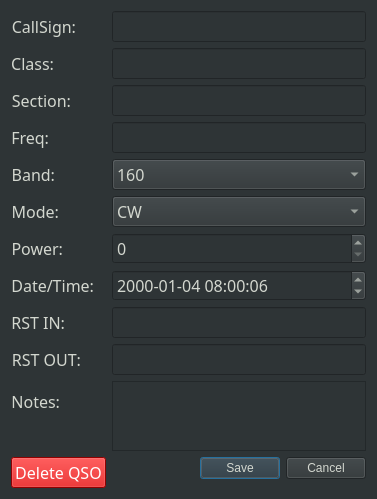
<?xml version="1.0" encoding="UTF-8"?>
<ui version="4.0">
 <class>Dialog</class>
 <widget class="QDialog" name="Dialog">
  <property name="geometry">
   <rect>
    <x>0</x>
    <y>0</y>
    <width>377</width>
    <height>348</height>
   </rect>
  </property>
  <property name="windowTitle">
   <string>Edit QSO</string>
  </property>
  <property name="styleSheet">
   <string notr="true">background-color: rgb(46, 52, 54);
color: rgb(211, 215, 207);</string>
  </property>
  <layout class="QFormLayout" name="formLayout">
   <property name="sizeConstraint">
    <enum>QLayout::SetDefaultConstraint</enum>
   </property>
   <item row="0" column="0">
    <widget class="QLabel" name="label">
     <property name="font">
      <font>
       <family>JetBrains Mono</family>
       <pointsize>12</pointsize>
       <bold>false</bold>
      </font>
     </property>
     <property name="text">
      <string>CallSign:</string>
     </property>
     <property name="alignment">
      <set>Qt::AlignRight|Qt::AlignTrailing|Qt::AlignVCenter</set>
     </property>
    </widget>
   </item>
   <item row="0" column="1">
    <widget class="QLineEdit" name="editCallsign">
     <property name="font">
      <font>
       <family>JetBrains Mono</family>
       <pointsize>12</pointsize>
       <bold>false</bold>
      </font>
     </property>
     <property name="maxLength">
      <number>14</number>
     </property>
    </widget>
   </item>
   <item row="1" column="0">
    <widget class="QLabel" name="label_2">
     <property name="font">
      <font>
       <family>JetBrains Mono</family>
       <pointsize>12</pointsize>
       <bold>false</bold>
      </font>
     </property>
     <property name="text">
      <string>Class:</string>
     </property>
     <property name="alignment">
      <set>Qt::AlignRight|Qt::AlignTrailing|Qt::AlignVCenter</set>
     </property>
    </widget>
   </item>
   <item row="6" column="1">
    <widget class="QComboBox" name="editBand">
     <property name="font">
      <font>
       <family>JetBrains Mono</family>
       <pointsize>12</pointsize>
       <bold>false</bold>
      </font>
     </property>
     <item>
      <property name="text">
       <string>160</string>
      </property>
     </item>
     <item>
      <property name="text">
       <string>80</string>
      </property>
     </item>
     <item>
      <property name="text">
       <string>60</string>
      </property>
     </item>
     <item>
      <property name="text">
       <string>40</string>
      </property>
     </item>
     <item>
      <property name="text">
       <string>20</string>
      </property>
     </item>
     <item>
      <property name="text">
       <string>15</string>
      </property>
     </item>
     <item>
      <property name="text">
       <string>10</string>
      </property>
     </item>
     <item>
      <property name="text">
       <string>6</string>
      </property>
     </item>
     <item>
      <property name="text">
       <string>2</string>
      </property>
     </item>
    </widget>
   </item>
   <item row="7" column="1">
    <widget class="QComboBox" name="editMode">
     <property name="font">
      <font>
       <family>JetBrains Mono</family>
       <pointsize>12</pointsize>
       <bold>false</bold>
      </font>
     </property>
     <item>
      <property name="text">
       <string>CW</string>
      </property>
     </item>
     <item>
      <property name="text">
       <string>PH</string>
      </property>
     </item>
     <item>
      <property name="text">
       <string>DI</string>
      </property>
     </item>
    </widget>
   </item>
   <item row="8" column="1">
    <widget class="QSpinBox" name="editPower">
     <property name="font">
      <font>
       <family>JetBrains Mono</family>
       <pointsize>12</pointsize>
       <bold>false</bold>
      </font>
     </property>
     <property name="buttonSymbols">
      <enum>QAbstractSpinBox::UpDownArrows</enum>
     </property>
     <property name="maximum">
      <number>1500</number>
     </property>
    </widget>
   </item>
   <item row="9" column="1">
    <widget class="QDateTimeEdit" name="editDateTime">
     <property name="font">
      <font>
       <family>JetBrains Mono</family>
       <pointsize>12</pointsize>
       <bold>false</bold>
      </font>
     </property>
     <property name="dateTime">
      <datetime>
       <hour>8</hour>
       <minute>0</minute>
       <second>6</second>
       <year>2000</year>
       <month>1</month>
       <day>4</day>
      </datetime>
     </property>
     <property name="currentSection">
      <enum>QDateTimeEdit::YearSection</enum>
     </property>
     <property name="displayFormat">
      <string>yyyy-MM-dd hh:mm:ss</string>
     </property>
     <property name="timeSpec">
      <enum>Qt::UTC</enum>
     </property>
    </widget>
   </item>
   <!-- RST In Row 10 -->>
  <item row="10" column="1">
    <widget class="QLineEdit" name="editRstIn">
     <property name="font">
      <font>
       <family>JetBrains Mono</family>
       <pointsize>12</pointsize>
       <bold>false</bold>
      </font>
     </property>
     <property name="maxLength">
      <number>4</number>
     </property>
    </widget>
   </item>
  <item row="11" column="1">
    <widget class="QLineEdit" name="editRstOut">
     <property name="font">
      <font>
       <family>JetBrains Mono</family>
       <pointsize>12</pointsize>
       <bold>false</bold>
      </font>
     </property>
     <property name="maxLength">
      <number>4</number>
     </property>
    </widget>
   </item>
   <item row="12" column="1">
      <widget class="QTextEdit" name="editNotes">
        <property name="font">
        <font>
          <family>JetBrains Mono</family>
          <pointsize>9</pointsize>
        </font>
        </property>
        <property name="focusPolicy">
        <enum>Qt::ClickFocus</enum>
        </property>
        <property name="readOnly">
        <bool>false</bool>
        </property>
      </widget>
      </item>
   <item row="1" column="1">
    <widget class="QLineEdit" name="editClass">
     <property name="font">
      <font>
       <family>JetBrains Mono</family>
       <pointsize>12</pointsize>
       <bold>false</bold>
      </font>
     </property>
     <property name="maxLength">
      <number>4</number>
     </property>
    </widget>
   </item>
   <item row="2" column="1">
    <widget class="QLineEdit" name="editSection">
     <property name="font">
      <font>
       <family>JetBrains Mono</family>
       <pointsize>12</pointsize>
       <bold>false</bold>
      </font>
     </property>
     <property name="maxLength">
      <number>3</number>
     </property>
    </widget>
   </item>
   <item row="3" column="1">
    <widget class="QLineEdit" name="editFreq">
     <property name="font">
      <font>
       <family>JetBrains Mono</family>
       <pointsize>12</pointsize>
       <bold>false</bold>
      </font>
     </property>
    </widget>
   </item>
   <item row="7" column="0">
    <widget class="QLabel" name="label_5">
     <property name="font">
      <font>
       <family>JetBrains Mono</family>
       <pointsize>12</pointsize>
       <bold>false</bold>
      </font>
     </property>
     <property name="text">
      <string>Mode:</string>
     </property>
     <property name="alignment">
      <set>Qt::AlignRight|Qt::AlignTrailing|Qt::AlignVCenter</set>
     </property>
    </widget>
   </item>
   <item row="9" column="0">
    <widget class="QLabel" name="label_6">
     <property name="font">
      <font>
       <family>JetBrains Mono</family>
       <pointsize>12</pointsize>
       <bold>false</bold>
      </font>
     </property>
     <property name="text">
      <string>Date/Time:</string>
     </property>
     <property name="alignment">
      <set>Qt::AlignRight|Qt::AlignTrailing|Qt::AlignVCenter</set>
     </property>
    </widget>
   </item>
    <item row="10" column="0">
    <widget class="QLabel" name="label_6">
     <property name="font">
      <font>
       <family>JetBrains Mono</family>
       <pointsize>12</pointsize>
       <bold>false</bold>
      </font>
     </property>
     <property name="text">
      <string>RST IN:</string>
     </property>
     <property name="alignment">
      <set>Qt::AlignRight|Qt::AlignTrailing|Qt::AlignVCenter</set>
     </property>
    </widget>
   </item>
   <item row="11" column="0">
    <widget class="QLabel" name="label_6">
     <property name="font">
      <font>
       <family>JetBrains Mono</family>
       <pointsize>12</pointsize>
       <bold>false</bold>
      </font>
     </property>
     <property name="text">
      <string>RST OUT:</string>
     </property>
     <property name="alignment">
      <set>Qt::AlignRight|Qt::AlignTrailing|Qt::AlignVCenter</set>
     </property>
    </widget>
   </item>
   <item row="12" column="0">
    <widget class="QLabel" name="label_6">
     <property name="font">
      <font>
       <family>JetBrains Mono</family>
       <pointsize>12</pointsize>
       <bold>false</bold>
      </font>
     </property>
     <property name="text">
      <string>Notes:</string>
     </property>
     <property name="alignment">
      <set>Qt::AlignRight|Qt::AlignTrailing|Qt::AlignVCenter</set>
     </property>
    </widget>
   </item>
   <item row="8" column="0">
    <widget class="QLabel" name="label_7">
     <property name="font">
      <font>
       <family>JetBrains Mono</family>
       <pointsize>12</pointsize>
       <bold>false</bold>
      </font>
     </property>
     <property name="text">
      <string>Power:</string>
     </property>
     <property name="alignment">
      <set>Qt::AlignRight|Qt::AlignTrailing|Qt::AlignVCenter</set>
     </property>
    </widget>
   </item>
   <item row="6" column="0">
    <widget class="QLabel" name="label_4">
     <property name="font">
      <font>
       <family>JetBrains Mono</family>
       <pointsize>12</pointsize>
       <bold>false</bold>
      </font>
     </property>
     <property name="text">
      <string>Band:</string>
     </property>
     <property name="alignment">
      <set>Qt::AlignRight|Qt::AlignTrailing|Qt::AlignVCenter</set>
     </property>
    </widget>
   </item>
   <item row="3" column="0">
    <widget class="QLabel" name="label_8">
     <property name="font">
      <font>
       <family>JetBrains Mono</family>
       <pointsize>12</pointsize>
       <bold>false</bold>
      </font>
     </property>
     <property name="text">
      <string>Freq:</string>
     </property>
     <property name="alignment">
      <set>Qt::AlignRight|Qt::AlignTrailing|Qt::AlignVCenter</set>
     </property>
    </widget>
   </item>
   <item row="2" column="0">
    <widget class="QLabel" name="label_3">
     <property name="font">
      <font>
       <family>JetBrains Mono</family>
       <pointsize>12</pointsize>
       <bold>false</bold>
      </font>
     </property>
     <property name="text">
      <string>Section:</string>
     </property>
     <property name="alignment">
      <set>Qt::AlignRight|Qt::AlignTrailing|Qt::AlignVCenter</set>
     </property>
    </widget>
   </item>
   <item row="14" column="0">
    <widget class="QPushButton" name="deleteButton">
     <property name="font">
      <font>
       <family>JetBrains Mono</family>
       <pointsize>12</pointsize>
       <bold>false</bold>
      </font>
     </property>
     <property name="styleSheet">
      <string notr="true">background-color: rgb(204, 0, 0);
color: rgb(255, 255, 255);</string>
     </property>
     <property name="text">
      <string>Delete QSO</string>
     </property>
    </widget>
   </item>
   <item row="14" column="1">
    <widget class="QDialogButtonBox" name="buttonBox">
     <property name="font">
      <font>
       <family>Courier</family>
       <bold>true</bold>
      </font>
     </property>
     <property name="orientation">
      <enum>Qt::Horizontal</enum>
     </property>
     <property name="standardButtons">
      <set>QDialogButtonBox::Cancel|QDialogButtonBox::Save</set>
     </property>
     <property name="centerButtons">
      <bool>false</bool>
     </property>
    </widget>
   </item>
  </layout>
 </widget>
 <resources/>
 <connections>
  <connection>
   <sender>buttonBox</sender>
   <signal>accepted()</signal>
   <receiver>Dialog</receiver>
   <slot>accept()</slot>
   <hints>
    <hint type="sourcelabel">
     <x>248</x>
     <y>254</y>
    </hint>
    <hint type="destinationlabel">
     <x>157</x>
     <y>274</y>
    </hint>
   </hints>
  </connection>
  <connection>
   <sender>buttonBox</sender>
   <signal>rejected()</signal>
   <receiver>Dialog</receiver>
   <slot>reject()</slot>
   <hints>
    <hint type="sourcelabel">
     <x>316</x>
     <y>260</y>
    </hint>
    <hint type="destinationlabel">
     <x>286</x>
     <y>274</y>
    </hint>
   </hints>
  </connection>
 </connections>
</ui>
